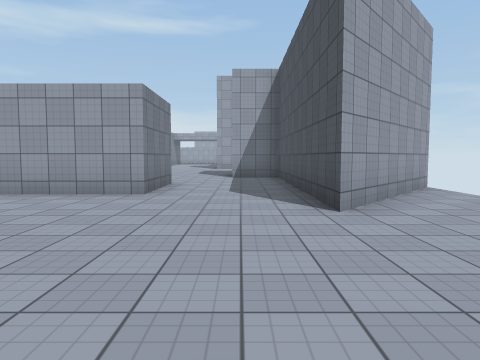
[1] (above)

17 first-person views from a walk through a scene from a Unity 3-D project. The camera is 1.4 m above the floor, tilts 4° down and sees 70° across. The floor is counted in squares, 2 m on a side. Each view is taken from the middle of a square. On the plan, view 1 faces up. The plan holds only what a view shows up to about 11 squares ahead; the rest is blank. The place goes on beyond the plan. The player is left out. Surface patterns are stand-ins for the level's own textures.

[2]
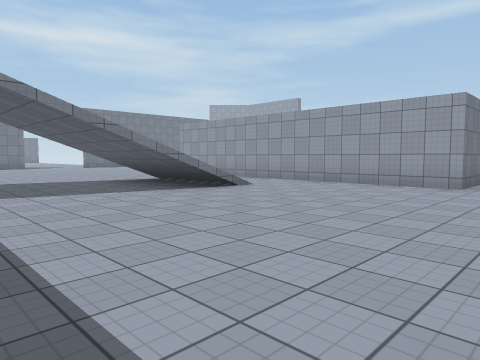

[3]
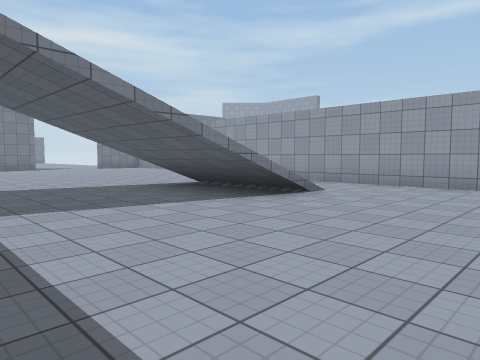

[4]
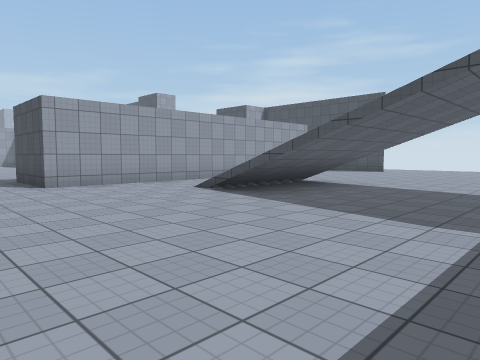

[5]
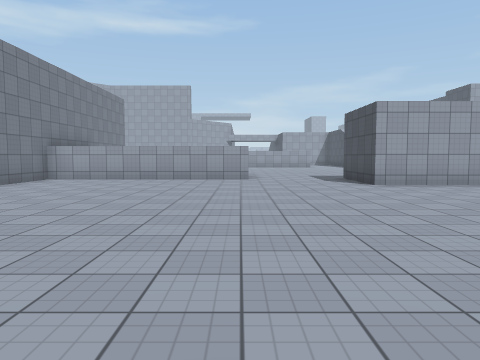

[6]
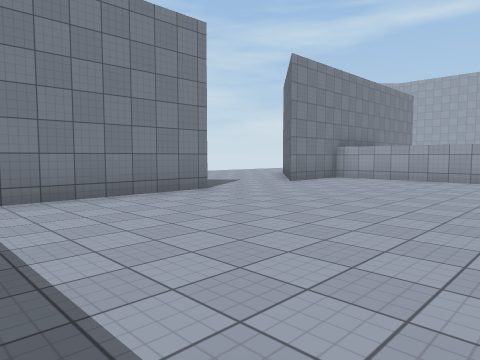

[7]
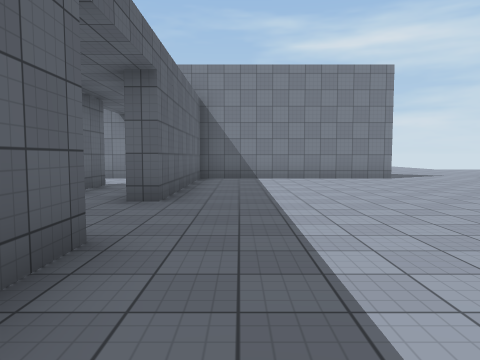

[8]
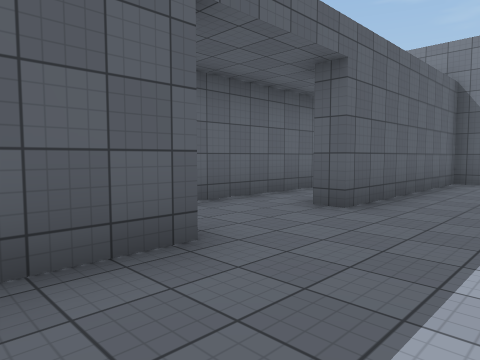

[9]
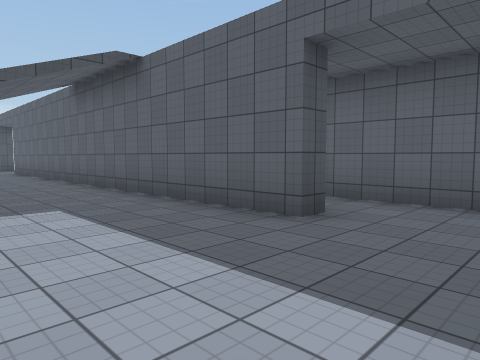

[10]
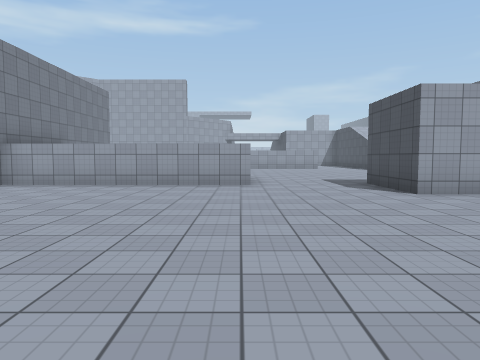

[11]
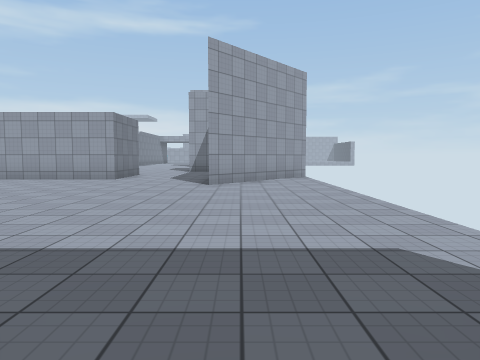

[12]
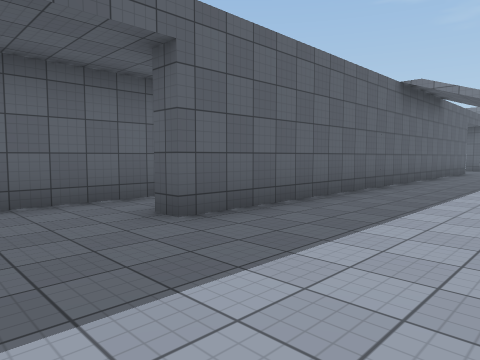

[13]
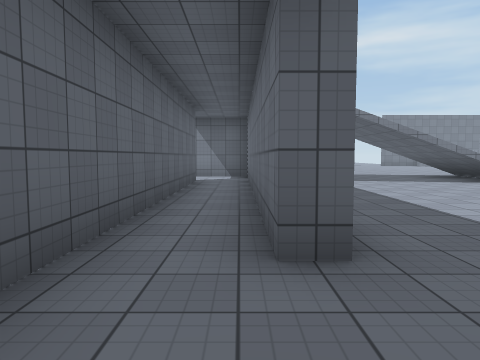

[14]
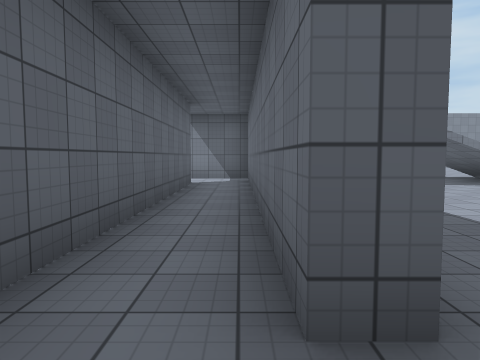

[15]
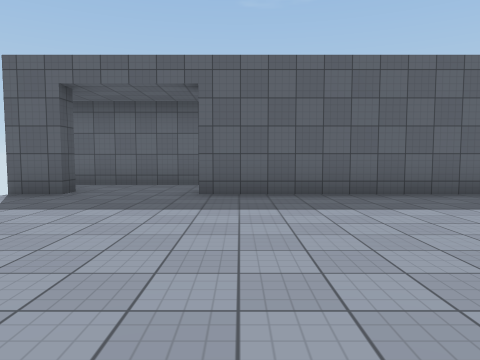

[16]
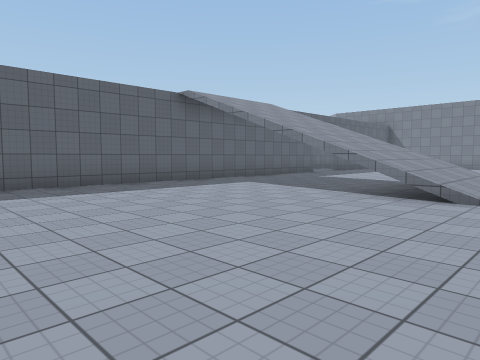

[17]
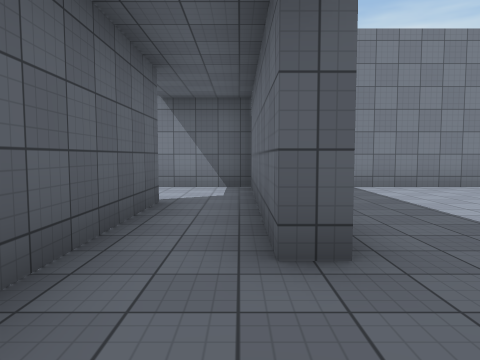

### Floor plan
Key: @ floor where view 1 was taken; # wall or solid block; . floor; / step, stairs or slope.
Columns run from 22 left of view 1 to 4 right of it. Each row starts with its distance up from view 1.
 11         ....        ....#
 10         ....        ....#
  9  #######...         ....#
  8  #.........#        #...###
  7 ##.........##########...##.
  6 .#......................#..
  5 ........................#..
  4 .............////..........
  3  ............////..........
  2  #...........////..........
  1  #.........................
  0  #....................@....
 -1  #.........................
 -2  #.........................
 -3  ######...#############...#
 -4  #.........  #............
 -5  #..#######  #..###########
 -6  #.

Positions as (right, up) in squares from view 1, and headings:
1: (0, 0), facing up
2: (0, -2), facing up-left
3: (-2, -2), facing up-left
4: (-14, -2), facing up-right
5: (-15, -2), facing up
6: (-15, -2), facing up-left
7: (-10, -2), facing left
8: (-11, -1), facing down-left
9: (-15, 0), facing down-right
10: (-15, 0), facing up
11: (2, -4), facing up
12: (3, 0), facing down-left
13: (3, -4), facing left
14: (2, -4), facing left
15: (0, 3), facing down
16: (0, 5), facing down-left
17: (-13, -4), facing left
